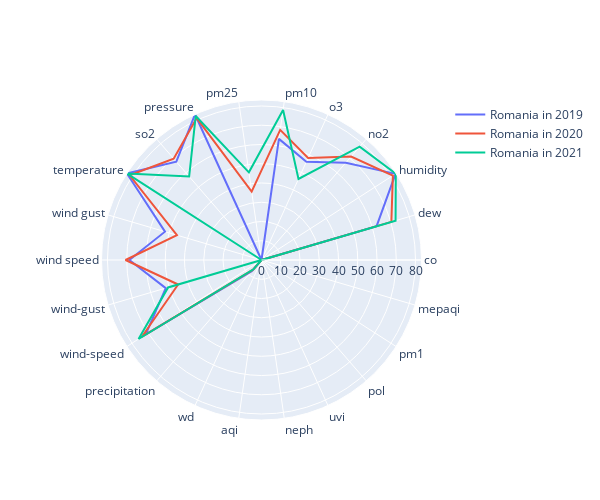

Notebook code for this chart:
### Markdown cell above
# Radar chart for Romania 2019-2020-2021

### Code cell
species = ['co', 'dew', 'humidity', 'no2', 'o3', 'pm10', 'pm25', 'pressure',
       'so2', 'temperature', 'wind gust', 'wind speed', 'wind-gust',
       'wind-speed', 'precipitation', 'wd', 'aqi', 'neph', 'uvi', 'pol',
       'pm1', 'mepaqi']

fig = go.Figure()

fig.add_trace(go.Scatterpolar(
      r=[value for value in res.loc[(res['Country'] == 'RO') & (res['Year'] == '2019')]['count']],
      theta=species,
      name='Romania in 2019'
))
fig.add_trace(go.Scatterpolar(
      r=[value for value in res.loc[(res['Country'] == 'RO') & (res['Year'] == '2020')]['count']],
      theta=species,
      name='Romania in 2020'
))
fig.add_trace(go.Scatterpolar(
      r=[value for value in res.loc[(res['Country'] == 'RO') & (res['Year'] == '2021')]['count']],
      theta=species,
      name='Romania in 2021'
))


fig.update_layout(
  width=600,
    height=500,
  polar=dict(
    radialaxis=dict(
      visible=True,
    )),
  showlegend=True
)



#fig.show()

### Figure 1 — Plotly figure (JSON) as saved in the notebook; plotly's stock layout.template omitted (floating-point values rounded to 4 significant figures)
{"data": [{"name": "Romania in 2019", "r": [0, 62.32, 82.75, 66.89, 56.11, 63.57, 0, 83.11, 67.57, 83.11, 52.25, 68.62, 51.84, 71.48, 7.753, 0, 0, 0, 0, 0, 0, 0], "theta": ["co", "dew", "humidity", "no2", "o3", "pm10", "pm25", "pressure", "so2", "temperature", "wind gust", "wind speed", "wind-gust", "wind-speed", "precipitation", "wd", "aqi", "neph", "uvi", "pol", "pm1", "mepaqi"], "type": "scatterpolar"}, {"name": "Romania in 2020", "r": [0, 70.31, 81.11, 71.06, 58.25, 68.26, 35.91, 81.06, 69.65, 81.42, 45.77, 70.63, 45.14, 73.96, 6.688, 0, 0, 0, 0, 0, 0, 0], "theta": ["co", "dew", "humidity", "no2", "o3", "pm10", "pm25", "pressure", "so2", "temperature", "wind gust", "wind speed", "wind-gust", "wind-speed", "precipitation", "wd", "aqi", "neph", "uvi", "pol", "pm1", "mepaqi"], "type": "scatterpolar"}, {"name": "Romania in 2021", "r": [0, 72.58, 82.92, 77.86, 46.26, 78.76, 45.99, 82.24, 57.39, 82.99, 0, 0, 50.56, 75.89, 6.405, 0, 0, 0, 0, 0, 0, 0], "theta": ["co", "dew", "humidity", "no2", "o3", "pm10", "pm25", "pressure", "so2", "temperature", "wind gust", "wind speed", "wind-gust", "wind-speed", "precipitation", "wd", "aqi", "neph", "uvi", "pol", "pm1", "mepaqi"], "type": "scatterpolar"}], "layout": {"height": 500, "polar": {"radialaxis": {"visible": true}}, "showlegend": true, "width": 600}}
